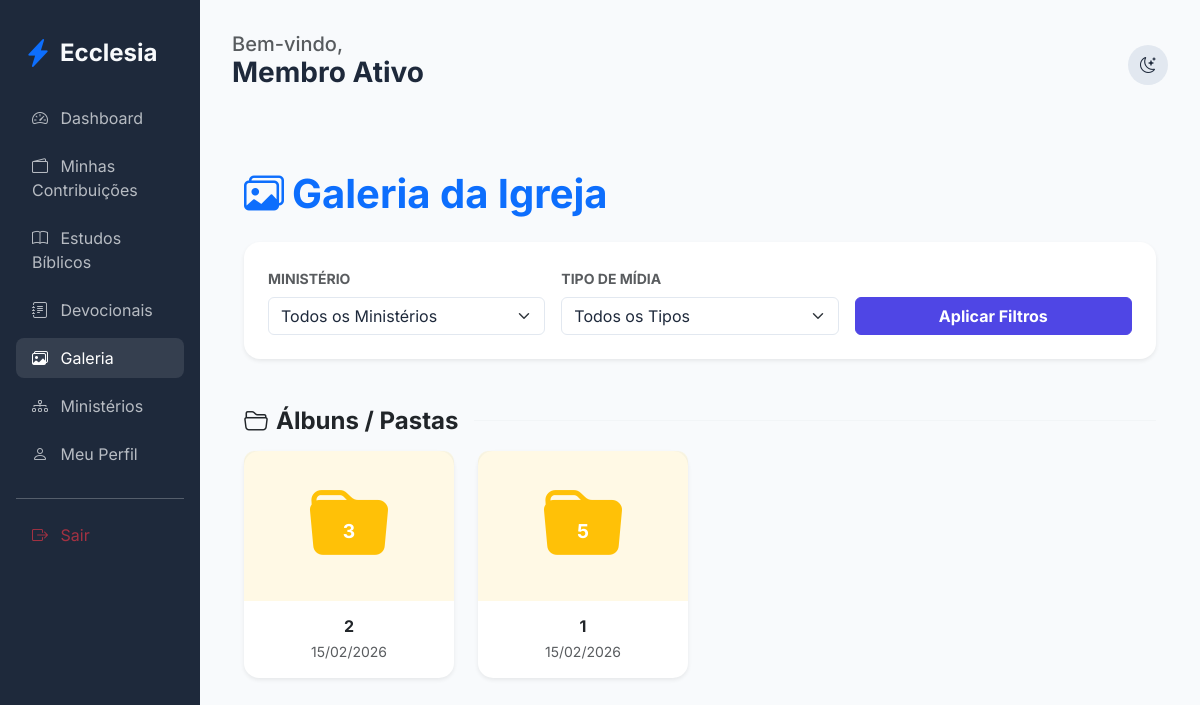
The page /edification/gallery (signed in) on the database as committed earlier.
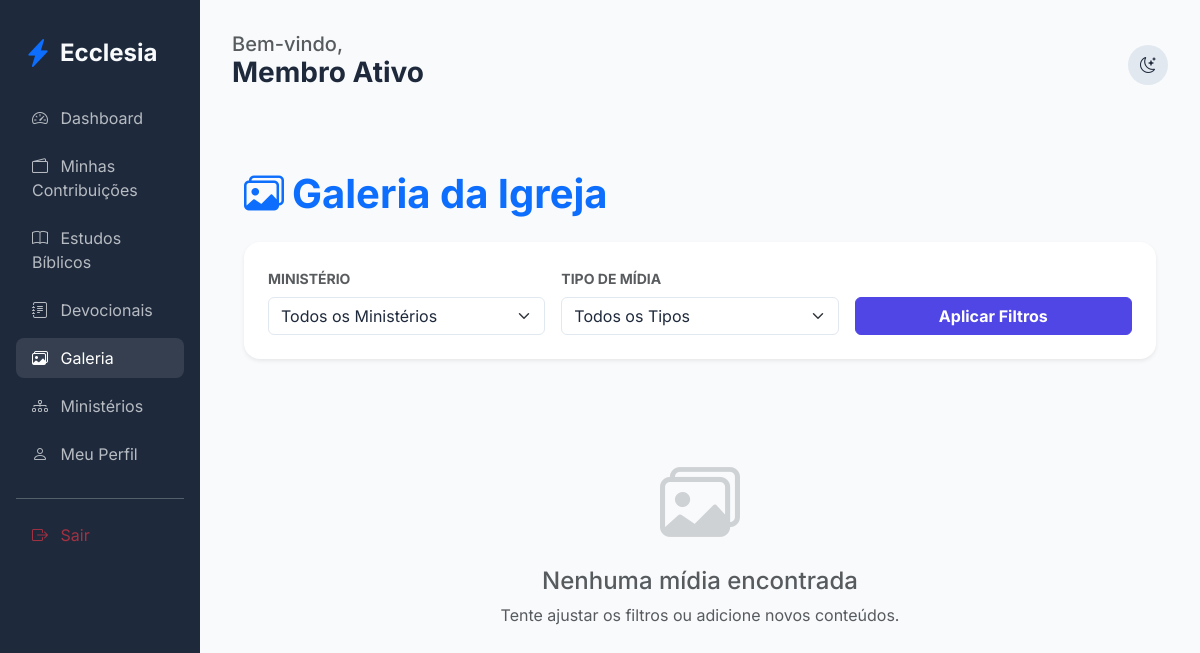
The same page on the database as committed later.
### app/core/models.py (models this page shows)
class Album(db.Model):
    id = db.Column(db.Integer, primary_key=True)
    title = db.Column(db.String(200), nullable=False)
    description = db.Column(db.Text)
    created_at = db.Column(db.DateTime, default=datetime.utcnow)
    church_id = db.Column(db.Integer, db.ForeignKey('church.id'), nullable=False)
    ministry_id = db.Column(db.Integer, db.ForeignKey('ministry.id'), nullable=True)
    media_items = db.relationship('Media', backref='album', lazy=True, cascade="all, delete-orphan")
    church = db.relationship('Church', backref='albums')
    ministry = db.relationship('Ministry', backref='albums')

### app/modules/edification/routes.py (the view)
@edification_bp.route('/gallery')
@login_required
def gallery():
    album_id = request.args.get('album_id')
    if album_id:
        album = Album.query.get_or_404(album_id)
        media_items = Media.query.filter_by(album_id=album_id).order_by(Media.created_at.desc()).all()
        return render_template('edification/gallery_album.html', album=album, media_items=media_items)
    query_albums = Album.query.filter_by(church_id=current_user.church_id)
    query_media = Media.query.filter_by(church_id=current_user.church_id, album_id=None)
    ministry_ids = [m.id for m in current_user.ministries]
    query_albums = query_albums.filter((Album.ministry_id.is_(None)) | (Album.ministry_id.in_(ministry_ids)))
    query_media = query_media.filter((Media.ministry_id.is_(None)) | (Media.ministry_id.in_(ministry_ids)))
    ministry_id = request.args.get('ministry_id')
    if ministry_id:
        query_albums = query_albums.filter_by(ministry_id=ministry_id)
        query_media = query_media.filter_by(ministry_id=ministry_id)
    albums = query_albums.order_by(Album.created_at.desc()).all()
    media_items = query_media.order_by(Media.created_at.desc()).all()
    ministries = Ministry.query.filter_by(church_id=current_user.church_id).all()
    events_grouped = {}
    for item in media_items:
        evt = item.event_name or "Geral / Outros"
        if evt not in events_grouped:
            events_grouped[evt] = []
        events_grouped[evt].append(item)
    return render_template('edification/gallery.html', albums=albums, events_grouped=events_grouped, ministries=ministries)

### app/templates/edification/gallery.html (shortened to what the changed rows need)
{% extends "base.html" %}
{% block content %}
<div class="container py-5">
    <div class="d-flex justify-content-between align-items-center mb-4 flex-wrap gap-3">
        <h1 class="fw-bold text-primary mb-0"><i class="bi bi-images me-2"></i>Galeria da Igreja</h1>
        {% set lider_ministerios = current_user.ministries | selectattr("leader_id", "equalto", current_user.id) | list %}
        {% set pode_gerenciar = current_user.can_manage_media
                             or (current_user.church_role and current_user.church_role.name in ["Administrador Global", "Pastor Líder"])
                             or lider_ministerios | length > 0 %}
    </div>
    {% if albums %}
    <div class="mb-5">
        <div class="d-flex align-items-center mb-3">
            <h4 class="fw-bold mb-0 text-dark"><i class="bi bi-folder2-open me-2"></i>Álbuns / Pastas</h4>
            <div class="flex-grow-1 ms-3 border-bottom opacity-25"></div>
        </div>
        <div class="row g-4">
            {% for album in albums %}
            <div class="col-sm-6 col-md-4 col-lg-3">
                <div class="card h-100 border-0 shadow-sm album-card position-relative">
                    <a href="{{ url_for('edification.gallery', album_id=album.id) }}" class="text-decoration-none">
                        <div class="album-folder-icon d-flex align-items-center justify-content-center bg-warning bg-opacity-10 text-warning" style="height: 150px; border-radius: 10px 10px 0 0;">
                            <div class="position-relative">
                                <i class="bi bi-folder-fill" style="font-size: 5rem;"></i>
                                <span class="position-absolute top-50 start-50 translate-middle text-white fw-bold" style="font-size: 1.2rem; margin-top: 5px;">
                                    {{ album.media_items|length }}
                                </span>
                            </div>
                        </div>
                        <div class="card-body p-3 text-center">
                            <h6 class="fw-bold mb-1 text-dark text-truncate">{{ album.title }}</h6>
                            <p class="small text-muted mb-0">{{ album.created_at.strftime('%d/%m/%Y') }}</p>
                        </div>
                    </a>
                </div>
            </div>
            {% endfor %}
        </div>
    </div>
    {% endif %}
    {% if events_grouped %}
        {% for event_name, items in events_grouped.items() %}
        <div class="mb-5">
            <div class="d-flex align-items-center mb-3">
                <h4 class="fw-bold mb-0 text-dark">{{ event_name }}</h4>
                <span class="badge bg-primary bg-opacity-10 text-primary ms-3">{{ items|length }} itens</span>
                <div class="flex-grow-1 ms-3 border-bottom opacity-25"></div>
            </div>
            <div class="row g-4">
                {% for item in items %}
                <div class="col-sm-6 col-md-4 col-lg-3">
                    <div class="card h-100 border-0 shadow-sm overflow-hidden gallery-card">
                        <div class="position-relative">
                            {% if item.media_type == 'image' %}
                            <div class="gallery-img-container" data-bs-toggle="modal" data-bs-target="#imageModal{{ item.id }}" style="cursor: pointer;">
                                <img src="{{ url_for('static', filename=item.file_path) }}" class="card-img-top" alt="{{ item.title }}" style="height: 200px; object-fit: cover;">
                                <div class="gallery-overlay">
                                    <i class="bi bi-zoom-in text-white fs-2"></i>
                                </div>
                            </div>
                            {% elif item.media_type == 'video' %}
                            <div class="gallery-img-container" data-bs-toggle="modal" data-bs-target="#videoModal{{ item.id }}" style="cursor: pointer;">
                                <video class="card-img-top" style="height: 200px; object-fit: cover;">
                                    <source src="{{ url_for('static', filename=item.file_path) }}" type="video/mp4">
                                </video>
                                <div class="position-absolute top-50 start-50 translate-middle">
                                    <i class="bi bi-play-circle-fill text-white display-4 opacity-75"></i>
                                </div>
                                <div class="gallery-overlay">
                                    <i class="bi bi-play-fill text-white fs-2"></i>
                                </div>
                            </div>
                            {% elif item.media_type == 'pdf' %}
                            <a href="{{ url_for('static', filename=item.file_path) }}" target="_blank" class="text-decoration-none">
                                <div class="d-flex align-items-center justify-content-center bg-light" style="height: 200px;">
                                    <i class="bi bi-file-earmark-pdf display-1 text-danger"></i>
                                </div>
                            </a>
                            {% endif %}
                        </div>
                        <div class="card-body p-3">
                            <h6 class="fw-bold mb-1 text-truncate">{{ item.title }}</h6>
                            <div class="mb-2">
                                <span class="badge bg-secondary bg-opacity-10 text-secondary x-small">{{ item.media_type|upper }}</span>
                                {% if item.ministry %}
                                <span class="badge bg-info bg-opacity-10 text-info x-small">{{ item.ministry.name }}</span>
                                {% endif %}
                            </div>
                            <div class="d-flex justify-content-between align-items-center mt-3">
                                <small class="text-muted">{{ item.created_at.strftime('%d/%m/%y') }}</small>
                                <div class="btn-group">
                                    <a href="{{ url_for('static', filename=item.file_path) }}" download class="btn btn-sm btn-outline-primary" title="Baixar">
                                        <i class="bi bi-download"></i>
                                    </a>
                                    {% if pode_gerenciar %}
                                    <button class="btn btn-sm btn-outline-secondary dropdown-toggle dropdown-toggle-split" data-bs-toggle="dropdown"></button>
                                    <ul class="dropdown-menu dropdown-menu-end">
                                        <li><a class="dropdown-item" href="{{ url_for('edification.edit_media', id=item.id) }}"><i class="bi bi-pencil me-2"></i>Editar</a></li>
                                        <li><hr class="dropdown-divider"></li>
                                        <li><a class="dropdown-item text-danger" href="{{ url_for('edification.delete_media', id=item.id) }}" onclick="return confirm('Excluir esta mídia?');"><i class="bi bi-trash me-2"></i>Excluir</a></li>
                                    </ul>
                                    {% endif %}
                                </div>
                            </div>
                        </div>
                    </div>
                    {% if item.media_type == 'image' %}
                    <div class="modal fade" id="imageModal{{ item.id }}" tabindex="-1" aria-hidden="true">
                        <div class="modal-dialog modal-dialog-centered modal-xl">
                            <div class="modal-content bg-dark border-0">
                                <div class="modal-header border-0 p-3">
                                    <h5 class="modal-title text-white">{{ item.title }}</h5>
                                    <div class="ms-auto">
                                        <a href="{{ url_for('static', filename=item.file_path) }}" download class="btn btn-primary btn-sm me-2">
                                            <i class="bi bi-download me-1"></i> Baixar
                                        </a>
                                        <button type="button" class="btn-close btn-close-white" data-bs-dismiss="modal" aria-label="Close"></button>
                                    </div>
                                </div>
                                <div class="modal-body p-0 text-center">
                                    <img src="{{ url_for('static', filename=item.file_path) }}" class="img-fluid" style="max-height: 80vh;" alt="{{ item.title }}">
                                    {% if item.description %}
                                    <div class="p-3 text-white-50 small">
                                        {{ item.description }}
                                    </div>
                                    {% endif %}
                                </div>
                            </div>
                        </div>
                    </div>
                    {% endif %}
                    {% if item.media_type == 'video' %}
                    <div class="modal fade" id="videoModal{{ item.id }}" tabindex="-1" aria-hidden="true">
                        <div class="modal-dialog modal-dialog-centered modal-lg">
                            <div class="modal-content bg-dark border-0">
                                <div class="modal-header border-0 p-3">
                                    <h5 class="modal-title text-white">{{ item.title }}</h5>
                                    <div class="ms-auto">
                                        <a href="{{ url_for('static', filename=item.file_path) }}" download class="btn btn-primary btn-sm me-2">
                                            <i class="bi bi-download me-1"></i> Baixar
                                        </a>
                                        <button type="button" class="btn-close btn-close-white" data-bs-dismiss="modal" aria-label="Close"></button>
                                    </div>
                                </div>
                                <div class="modal-body p-0">
                                    <video controls class="w-100">
                                        <source src="{{ url_for('static', filename=item.file_path) }}" type="video/mp4">
                                    </video>
                                </div>
                            </div>
                        </div>
                    </div>
                    {% endif %}
                </div>
                {% endfor %}
            </div>
        </div>
        {% endfor %}
    {% else %}
        {% if not albums %}
        <div class="text-center py-5">
            <i class="bi bi-images display-1 text-muted opacity-25 d-block mb-3"></i>
            <h4 class="text-muted">Nenhuma mídia encontrada</h4>
            <p class="text-muted">Tente ajustar os filtros ou adicione novos conteúdos.</p>
        </div>
        {% endif %}
    {% endif %}
</div>
{% endblock %}

Rows that differ between the two databases and show on the page:
removed Album: media_items|length "3", title "2", created_at "15/02/2026"
removed Album: media_items|length "5", title "1", created_at "15/02/2026"
Other text that changed with them:
text no longer shown: "Álbuns / Pastas"
text now shown: "Nenhuma mídia encontrada Tente ajustar os filtros ou adicione novos conteúdos."
